Frame 1 (no input): blank canvas, image omitted
Frame 60 (the mouse pressed at the canvas centre just before this capture): blank canvas, image omitted
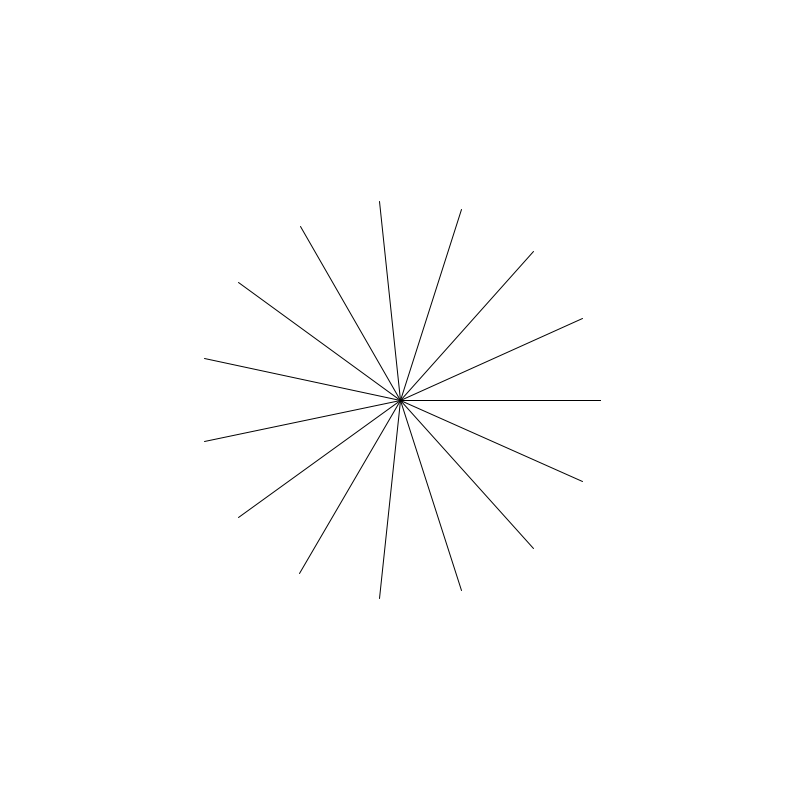
Frame 120 (the mouse held since frame 60 and released just before this capture)

The Processing sketch whose frames 1 and 60 were blank and that drew this single picture after the mouse press (run headless with seeded random() and noise(); from frame 60 on, the mouse is pressed at the canvas centre):

// Processing sketch: forLoopExample
// ── forLoopExample.pde

void setup()
{
  size(800, 800);

  smooth();
}

void draw()
{
  translate(width/2, height/2);

  int numLines = (int) map(mouseX, 0, width, 10, 20);
  float angle = 360.0/numLines;
  float radius = mouseY/2;

  background(255);

  //beginShape(TRIANGLE_FAN);
  //vertex(width/2,height/2);
  //vertex(0, 0);
  for (int i = 0;i <= numLines;i = i+1)
  {
    float x = cos(radians(angle*i)) * radius;
    float y = sin(radians(angle*i)) * radius;
    line(0, 0, x, y);
    //vertex(x, y);
    //fill(angle, mouseX, mouseY);
  }
  //endShape();
}
